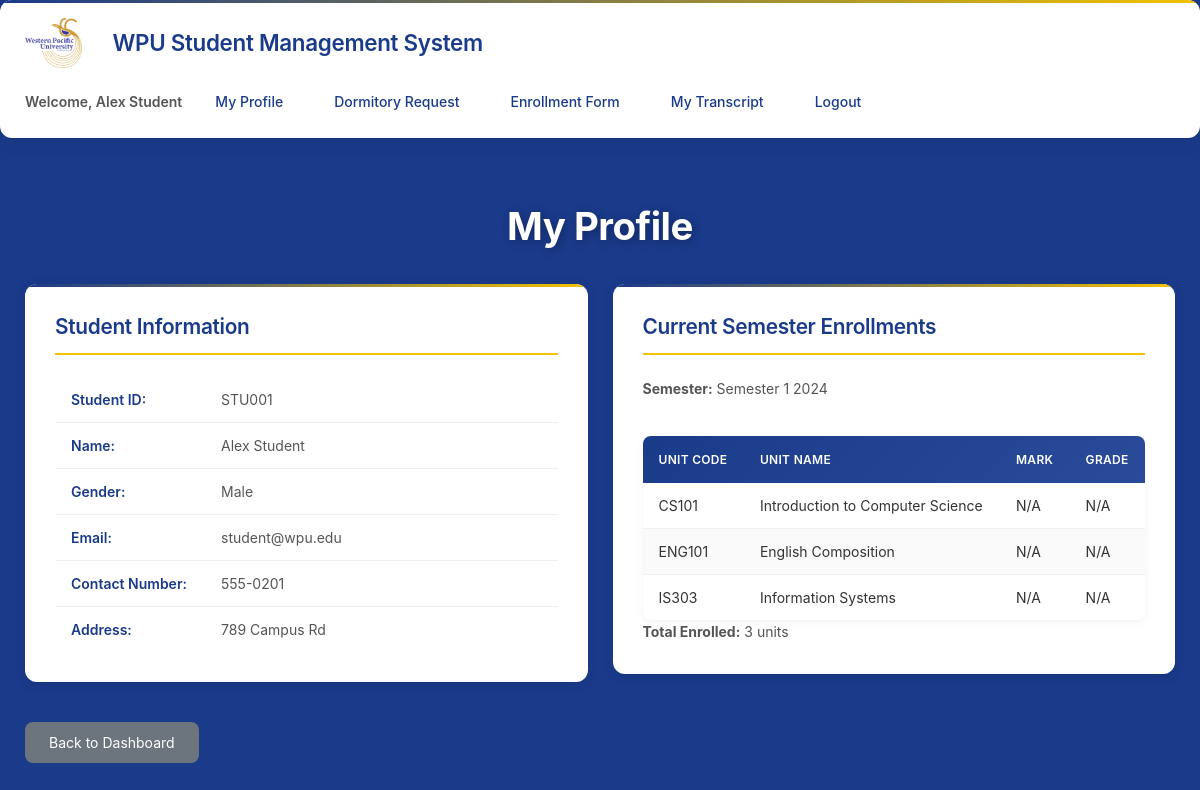
The page /profile.php (signed in) on the database as committed earlier.
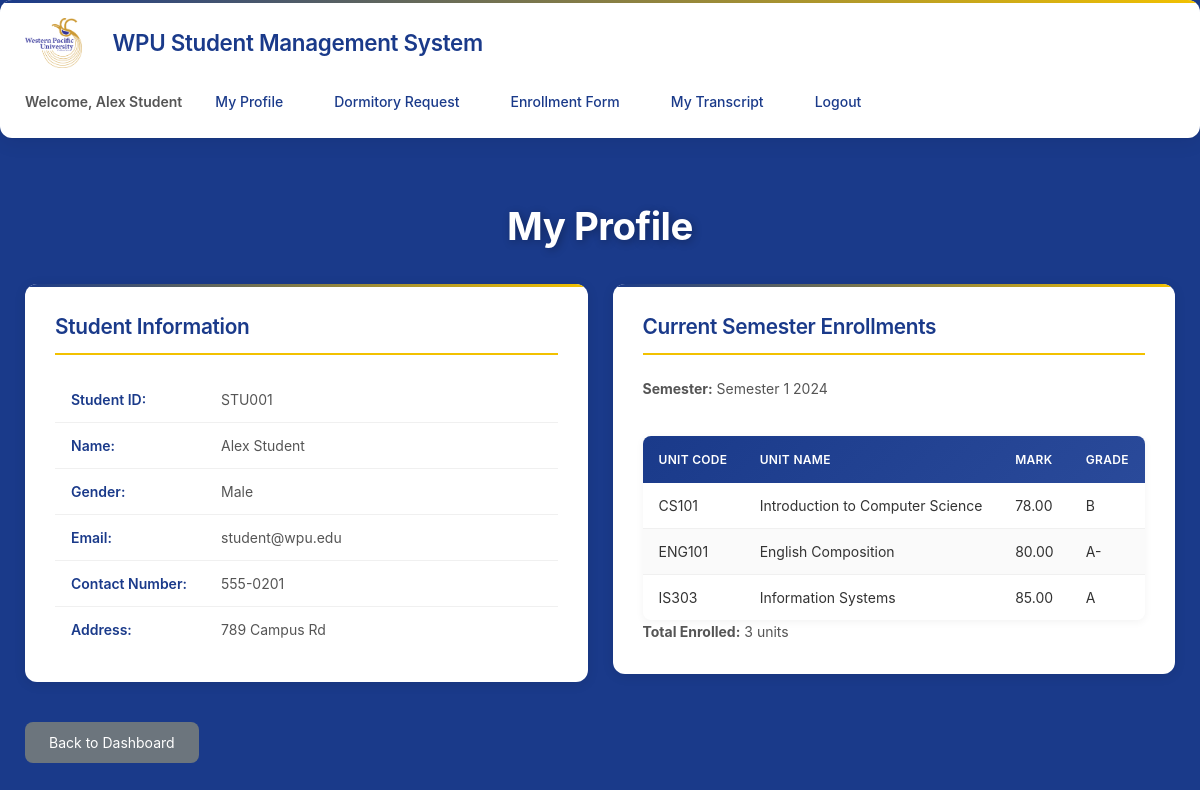
The same page on the database as committed later.
### tables this page shows
CREATE TABLE enrollments (
    enrollment_id INT AUTO_INCREMENT PRIMARY KEY,
    student_id VARCHAR(20) NOT NULL,
    offering_id INT NOT NULL,
    mark DECIMAL(5,2),
    grade VARCHAR(2),
    enrollment_date TIMESTAMP DEFAULT CURRENT_TIMESTAMP,
    FOREIGN KEY (student_id) REFERENCES students(student_id) ON DELETE CASCADE,
    FOREIGN KEY (offering_id) REFERENCES unit_offerings(offering_id) ON DELETE CASCADE,
    UNIQUE KEY unique_enrollment (student_id, offering_id)
);

CREATE TABLE units (
    unit_code VARCHAR(20) PRIMARY KEY,
    unit_name VARCHAR(100) NOT NULL,
    description TEXT
);

### profile.php (the view, shortened to what this page needs)
<?php
$student_id = $_SESSION['user_id'];
$conn = getDBConnection();
$sql = "SELECT * FROM students WHERE student_id = ?";
$stmt = $conn->prepare($sql);
$stmt->bind_param("s", $student_id);
$stmt->execute();
$student = $stmt->get_result()->fetch_assoc();
$current_semester = 'Semester 1';
$current_year = 2024;
$sql = "SELECT u.unit_code, u.unit_name, uo.semester, uo.year, e.mark, e.grade
        FROM enrollments e
        JOIN unit_offerings uo ON e.offering_id = uo.offering_id
        JOIN units u ON uo.unit_code = u.unit_code
        WHERE e.student_id = ? AND uo.semester = ? AND uo.year = ?
        ORDER BY u.unit_code";
$stmt = $conn->prepare($sql);
$stmt->bind_param("ssi", $student_id, $current_semester, $current_year);
$stmt->execute();
$enrolled_units = $stmt->get_result()->fetch_all(MYSQLI_ASSOC);
?>
<!DOCTYPE html>
<html lang="en">
<head>
    <link rel="stylesheet" href="assets/css/style.css">
</head>
<body>
    <nav class="navbar">
        <div class="nav-container">
            <div class="nav-logo">
                <img src="assets/image/WPU-Logo-Main.png" alt="WPU Logo" class="navbar-logo">
            </div>
            <h2>WPU Student Management System</h2>
            <div class="nav-links">
                <span>Welcome, <?php echo htmlspecialchars($_SESSION['user_name']); ?></span>
                <a href="profile.php">My Profile</a>
                <a href="dormitory_request.php">Dormitory Request</a>
                <a href="enrollment_form.php">Enrollment Form</a>
                <a href="transcript.php">My Transcript</a>
                <a href="logout.php">Logout</a>
            </div>
        </div>
    </nav>
    <div class="container">
        <h1>My Profile</h1>
        <div class="dashboard-grid">
            <div class="card">
                <h3>Student Information</h3>
                <table class="info-table">
                    <tr>
                        <th>Student ID:</th>
                        <td><?php echo htmlspecialchars($student['student_id']); ?></td>
                    </tr>
                    <tr>
                        <th>Name:</th>
                        <td><?php echo htmlspecialchars($student['name']); ?></td>
                    </tr>
                    <tr>
                        <th>Gender:</th>
                        <td><?php echo htmlspecialchars($student['gender']); ?></td>
                    </tr>
                    <tr>
                        <th>Email:</th>
                        <td><?php echo htmlspecialchars($student['email']); ?></td>
                    </tr>
                    <tr>
                        <th>Contact Number:</th>
                        <td><?php echo htmlspecialchars($student['contact_number'] ?? 'N/A'); ?></td>
                    </tr>
                    <tr>
                        <th>Address:</th>
                        <td><?php echo htmlspecialchars($student['address'] ?? 'N/A'); ?></td>
                    </tr>
                </table>
            </div>
            <div class="card">
                <h3>Current Semester Enrollments</h3>
                <p><strong>Semester:</strong> <?php echo htmlspecialchars($current_semester . ' ' . $current_year); ?></p>
                <?php if (count($enrolled_units) > 0): ?>
                    <table class="data-table">
                        <thead>
                            <tr>
                                <th>Unit Code</th>
                                <th>Unit Name</th>
                                <th>Mark</th>
                                <th>Grade</th>
                            </tr>
                        </thead>
                        <tbody>
                            <?php foreach ($enrolled_units as $unit): ?>
                                <tr>
                                    <td><?php echo htmlspecialchars($unit['unit_code']); ?></td>
                                    <td><?php echo htmlspecialchars($unit['unit_name']); ?></td>
                                    <td><?php echo $unit['mark'] !== null ? htmlspecialchars($unit['mark']) : 'N/A'; ?></td>
                                    <td><?php echo $unit['grade'] ? htmlspecialchars($unit['grade']) : 'N/A'; ?></td>
                                </tr>
                            <?php endforeach; ?>
                        </tbody>
                    </table>
                    <p><strong>Total Enrolled:</strong> <?php echo count($enrolled_units); ?> units</p>
                <?php else: ?>
                    <p>You are not enrolled in any units for this semester.</p>
                <?php endif; ?>
            </div>
        </div>
        <a href="dashboard.php" class="btn btn-secondary">Back to Dashboard</a>
    </div>
</body>
</html>

Rows that differ between the two databases and show on the page:
changed enrollments "CS101": mark (not shown) → "78.00"; grade (not shown) → "B"; no longer shows "N/A"
changed enrollments "ENG101": mark (not shown) → "80.00"; grade (not shown) → "A-"; no longer shows "N/A"
changed enrollments "IS303": mark (not shown) → "85.00"; grade (not shown) → "A"; no longer shows "N/A"
